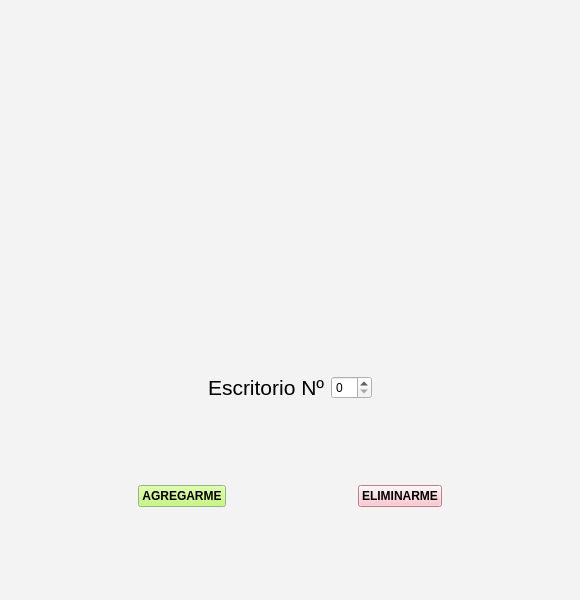
<?xml version="1.0" encoding="UTF-8"?>
<ui version="4.0">
 <class>Widget</class>
 <widget class="QWidget" name="Widget">
  <property name="geometry">
   <rect>
    <x>0</x>
    <y>0</y>
    <width>580</width>
    <height>600</height>
   </rect>
  </property>
  <property name="minimumSize">
   <size>
    <width>500</width>
    <height>500</height>
   </size>
  </property>
  <property name="maximumSize">
   <size>
    <width>600</width>
    <height>600</height>
   </size>
  </property>
  <property name="palette">
   <palette>
    <active>
     <colorrole role="WindowText">
      <brush brushstyle="SolidPattern">
       <color alpha="255">
        <red>0</red>
        <green>0</green>
        <blue>0</blue>
       </color>
      </brush>
     </colorrole>
     <colorrole role="Button">
      <brush brushstyle="SolidPattern">
       <color alpha="255">
        <red>243</red>
        <green>243</green>
        <blue>243</blue>
       </color>
      </brush>
     </colorrole>
     <colorrole role="Light">
      <brush brushstyle="SolidPattern">
       <color alpha="255">
        <red>255</red>
        <green>255</green>
        <blue>255</blue>
       </color>
      </brush>
     </colorrole>
     <colorrole role="Midlight">
      <brush brushstyle="SolidPattern">
       <color alpha="255">
        <red>249</red>
        <green>249</green>
        <blue>249</blue>
       </color>
      </brush>
     </colorrole>
     <colorrole role="Dark">
      <brush brushstyle="SolidPattern">
       <color alpha="255">
        <red>121</red>
        <green>121</green>
        <blue>121</blue>
       </color>
      </brush>
     </colorrole>
     <colorrole role="Mid">
      <brush brushstyle="SolidPattern">
       <color alpha="255">
        <red>162</red>
        <green>162</green>
        <blue>162</blue>
       </color>
      </brush>
     </colorrole>
     <colorrole role="Text">
      <brush brushstyle="SolidPattern">
       <color alpha="255">
        <red>0</red>
        <green>0</green>
        <blue>0</blue>
       </color>
      </brush>
     </colorrole>
     <colorrole role="BrightText">
      <brush brushstyle="SolidPattern">
       <color alpha="255">
        <red>255</red>
        <green>255</green>
        <blue>255</blue>
       </color>
      </brush>
     </colorrole>
     <colorrole role="ButtonText">
      <brush brushstyle="SolidPattern">
       <color alpha="255">
        <red>0</red>
        <green>0</green>
        <blue>0</blue>
       </color>
      </brush>
     </colorrole>
     <colorrole role="Base">
      <brush brushstyle="SolidPattern">
       <color alpha="255">
        <red>255</red>
        <green>255</green>
        <blue>255</blue>
       </color>
      </brush>
     </colorrole>
     <colorrole role="Window">
      <brush brushstyle="SolidPattern">
       <color alpha="255">
        <red>243</red>
        <green>243</green>
        <blue>243</blue>
       </color>
      </brush>
     </colorrole>
     <colorrole role="Shadow">
      <brush brushstyle="SolidPattern">
       <color alpha="255">
        <red>0</red>
        <green>0</green>
        <blue>0</blue>
       </color>
      </brush>
     </colorrole>
     <colorrole role="AlternateBase">
      <brush brushstyle="SolidPattern">
       <color alpha="255">
        <red>249</red>
        <green>249</green>
        <blue>249</blue>
       </color>
      </brush>
     </colorrole>
     <colorrole role="ToolTipBase">
      <brush brushstyle="SolidPattern">
       <color alpha="255">
        <red>255</red>
        <green>255</green>
        <blue>220</blue>
       </color>
      </brush>
     </colorrole>
     <colorrole role="ToolTipText">
      <brush brushstyle="SolidPattern">
       <color alpha="255">
        <red>0</red>
        <green>0</green>
        <blue>0</blue>
       </color>
      </brush>
     </colorrole>
    </active>
    <inactive>
     <colorrole role="WindowText">
      <brush brushstyle="SolidPattern">
       <color alpha="255">
        <red>0</red>
        <green>0</green>
        <blue>0</blue>
       </color>
      </brush>
     </colorrole>
     <colorrole role="Button">
      <brush brushstyle="SolidPattern">
       <color alpha="255">
        <red>243</red>
        <green>243</green>
        <blue>243</blue>
       </color>
      </brush>
     </colorrole>
     <colorrole role="Light">
      <brush brushstyle="SolidPattern">
       <color alpha="255">
        <red>255</red>
        <green>255</green>
        <blue>255</blue>
       </color>
      </brush>
     </colorrole>
     <colorrole role="Midlight">
      <brush brushstyle="SolidPattern">
       <color alpha="255">
        <red>249</red>
        <green>249</green>
        <blue>249</blue>
       </color>
      </brush>
     </colorrole>
     <colorrole role="Dark">
      <brush brushstyle="SolidPattern">
       <color alpha="255">
        <red>121</red>
        <green>121</green>
        <blue>121</blue>
       </color>
      </brush>
     </colorrole>
     <colorrole role="Mid">
      <brush brushstyle="SolidPattern">
       <color alpha="255">
        <red>162</red>
        <green>162</green>
        <blue>162</blue>
       </color>
      </brush>
     </colorrole>
     <colorrole role="Text">
      <brush brushstyle="SolidPattern">
       <color alpha="255">
        <red>0</red>
        <green>0</green>
        <blue>0</blue>
       </color>
      </brush>
     </colorrole>
     <colorrole role="BrightText">
      <brush brushstyle="SolidPattern">
       <color alpha="255">
        <red>255</red>
        <green>255</green>
        <blue>255</blue>
       </color>
      </brush>
     </colorrole>
     <colorrole role="ButtonText">
      <brush brushstyle="SolidPattern">
       <color alpha="255">
        <red>0</red>
        <green>0</green>
        <blue>0</blue>
       </color>
      </brush>
     </colorrole>
     <colorrole role="Base">
      <brush brushstyle="SolidPattern">
       <color alpha="255">
        <red>255</red>
        <green>255</green>
        <blue>255</blue>
       </color>
      </brush>
     </colorrole>
     <colorrole role="Window">
      <brush brushstyle="SolidPattern">
       <color alpha="255">
        <red>243</red>
        <green>243</green>
        <blue>243</blue>
       </color>
      </brush>
     </colorrole>
     <colorrole role="Shadow">
      <brush brushstyle="SolidPattern">
       <color alpha="255">
        <red>0</red>
        <green>0</green>
        <blue>0</blue>
       </color>
      </brush>
     </colorrole>
     <colorrole role="AlternateBase">
      <brush brushstyle="SolidPattern">
       <color alpha="255">
        <red>249</red>
        <green>249</green>
        <blue>249</blue>
       </color>
      </brush>
     </colorrole>
     <colorrole role="ToolTipBase">
      <brush brushstyle="SolidPattern">
       <color alpha="255">
        <red>255</red>
        <green>255</green>
        <blue>220</blue>
       </color>
      </brush>
     </colorrole>
     <colorrole role="ToolTipText">
      <brush brushstyle="SolidPattern">
       <color alpha="255">
        <red>0</red>
        <green>0</green>
        <blue>0</blue>
       </color>
      </brush>
     </colorrole>
    </inactive>
    <disabled>
     <colorrole role="WindowText">
      <brush brushstyle="SolidPattern">
       <color alpha="255">
        <red>121</red>
        <green>121</green>
        <blue>121</blue>
       </color>
      </brush>
     </colorrole>
     <colorrole role="Button">
      <brush brushstyle="SolidPattern">
       <color alpha="255">
        <red>243</red>
        <green>243</green>
        <blue>243</blue>
       </color>
      </brush>
     </colorrole>
     <colorrole role="Light">
      <brush brushstyle="SolidPattern">
       <color alpha="255">
        <red>255</red>
        <green>255</green>
        <blue>255</blue>
       </color>
      </brush>
     </colorrole>
     <colorrole role="Midlight">
      <brush brushstyle="SolidPattern">
       <color alpha="255">
        <red>249</red>
        <green>249</green>
        <blue>249</blue>
       </color>
      </brush>
     </colorrole>
     <colorrole role="Dark">
      <brush brushstyle="SolidPattern">
       <color alpha="255">
        <red>121</red>
        <green>121</green>
        <blue>121</blue>
       </color>
      </brush>
     </colorrole>
     <colorrole role="Mid">
      <brush brushstyle="SolidPattern">
       <color alpha="255">
        <red>162</red>
        <green>162</green>
        <blue>162</blue>
       </color>
      </brush>
     </colorrole>
     <colorrole role="Text">
      <brush brushstyle="SolidPattern">
       <color alpha="255">
        <red>121</red>
        <green>121</green>
        <blue>121</blue>
       </color>
      </brush>
     </colorrole>
     <colorrole role="BrightText">
      <brush brushstyle="SolidPattern">
       <color alpha="255">
        <red>255</red>
        <green>255</green>
        <blue>255</blue>
       </color>
      </brush>
     </colorrole>
     <colorrole role="ButtonText">
      <brush brushstyle="SolidPattern">
       <color alpha="255">
        <red>121</red>
        <green>121</green>
        <blue>121</blue>
       </color>
      </brush>
     </colorrole>
     <colorrole role="Base">
      <brush brushstyle="SolidPattern">
       <color alpha="255">
        <red>243</red>
        <green>243</green>
        <blue>243</blue>
       </color>
      </brush>
     </colorrole>
     <colorrole role="Window">
      <brush brushstyle="SolidPattern">
       <color alpha="255">
        <red>243</red>
        <green>243</green>
        <blue>243</blue>
       </color>
      </brush>
     </colorrole>
     <colorrole role="Shadow">
      <brush brushstyle="SolidPattern">
       <color alpha="255">
        <red>0</red>
        <green>0</green>
        <blue>0</blue>
       </color>
      </brush>
     </colorrole>
     <colorrole role="AlternateBase">
      <brush brushstyle="SolidPattern">
       <color alpha="255">
        <red>243</red>
        <green>243</green>
        <blue>243</blue>
       </color>
      </brush>
     </colorrole>
     <colorrole role="ToolTipBase">
      <brush brushstyle="SolidPattern">
       <color alpha="255">
        <red>255</red>
        <green>255</green>
        <blue>220</blue>
       </color>
      </brush>
     </colorrole>
     <colorrole role="ToolTipText">
      <brush brushstyle="SolidPattern">
       <color alpha="255">
        <red>0</red>
        <green>0</green>
        <blue>0</blue>
       </color>
      </brush>
     </colorrole>
    </disabled>
   </palette>
  </property>
  <property name="windowTitle">
   <string>Robomate LITE</string>
  </property>
  <property name="windowIcon">
   <iconset>
    <normaloff>../Descargas/robot.png</normaloff>../Descargas/robot.png</iconset>
  </property>
  <property name="autoFillBackground">
   <bool>false</bool>
  </property>
  <layout class="QVBoxLayout" name="verticalLayout">
   <item>
    <layout class="QHBoxLayout" name="horizontalLayout_3">
     <item>
      <widget class="QLabel" name="label_2">
       <property name="sizePolicy">
        <sizepolicy hsizetype="Maximum" vsizetype="Maximum">
         <horstretch>0</horstretch>
         <verstretch>0</verstretch>
        </sizepolicy>
       </property>
       <property name="minimumSize">
        <size>
         <width>50</width>
         <height>50</height>
        </size>
       </property>
       <property name="maximumSize">
        <size>
         <width>100</width>
         <height>100</height>
        </size>
       </property>
       <property name="text">
        <string/>
       </property>
       <property name="pixmap">
        <pixmap>../icons/robot.png</pixmap>
       </property>
       <property name="scaledContents">
        <bool>true</bool>
       </property>
      </widget>
     </item>
     <item>
      <widget class="QLabel" name="label_3">
       <property name="sizePolicy">
        <sizepolicy hsizetype="Minimum" vsizetype="Minimum">
         <horstretch>0</horstretch>
         <verstretch>0</verstretch>
        </sizepolicy>
       </property>
       <property name="minimumSize">
        <size>
         <width>100</width>
         <height>50</height>
        </size>
       </property>
       <property name="maximumSize">
        <size>
         <width>400</width>
         <height>200</height>
        </size>
       </property>
       <property name="text">
        <string/>
       </property>
       <property name="pixmap">
        <pixmap>../icons/LogoMakr-7IYlrT.png</pixmap>
       </property>
       <property name="scaledContents">
        <bool>true</bool>
       </property>
      </widget>
     </item>
    </layout>
   </item>
   <item>
    <layout class="QHBoxLayout" name="horizontalLayout">
     <item>
      <spacer name="horizontalSpacer_5">
       <property name="orientation">
        <enum>Qt::Horizontal</enum>
       </property>
       <property name="sizeHint" stdset="0">
        <size>
         <width>40</width>
         <height>20</height>
        </size>
       </property>
      </spacer>
     </item>
     <item>
      <widget class="QLabel" name="label">
       <property name="font">
        <font>
         <family>Ubuntu</family>
         <pointsize>16</pointsize>
         <weight>50</weight>
         <bold>false</bold>
        </font>
       </property>
       <property name="text">
        <string>Escritorio Nº</string>
       </property>
      </widget>
     </item>
     <item>
      <widget class="QSpinBox" name="spinBox"/>
     </item>
     <item>
      <spacer name="horizontalSpacer">
       <property name="orientation">
        <enum>Qt::Horizontal</enum>
       </property>
       <property name="sizeHint" stdset="0">
        <size>
         <width>40</width>
         <height>20</height>
        </size>
       </property>
      </spacer>
     </item>
    </layout>
   </item>
   <item>
    <layout class="QHBoxLayout" name="horizontalLayout_2">
     <item>
      <spacer name="horizontalSpacer_2">
       <property name="orientation">
        <enum>Qt::Horizontal</enum>
       </property>
       <property name="sizeHint" stdset="0">
        <size>
         <width>40</width>
         <height>20</height>
        </size>
       </property>
      </spacer>
     </item>
     <item>
      <widget class="QPushButton" name="pushButton_1">
       <property name="palette">
        <palette>
         <active>
          <colorrole role="WindowText">
           <brush brushstyle="SolidPattern">
            <color alpha="255">
             <red>0</red>
             <green>0</green>
             <blue>0</blue>
            </color>
           </brush>
          </colorrole>
          <colorrole role="Button">
           <brush brushstyle="SolidPattern">
            <color alpha="255">
             <red>185</red>
             <green>246</green>
             <blue>98</blue>
            </color>
           </brush>
          </colorrole>
          <colorrole role="Light">
           <brush brushstyle="SolidPattern">
            <color alpha="255">
             <red>255</red>
             <green>255</green>
             <blue>255</blue>
            </color>
           </brush>
          </colorrole>
          <colorrole role="Midlight">
           <brush brushstyle="SolidPattern">
            <color alpha="255">
             <red>229</red>
             <green>255</green>
             <blue>213</blue>
            </color>
           </brush>
          </colorrole>
          <colorrole role="Dark">
           <brush brushstyle="SolidPattern">
            <color alpha="255">
             <red>102</red>
             <green>127</green>
             <blue>86</blue>
            </color>
           </brush>
          </colorrole>
          <colorrole role="Mid">
           <brush brushstyle="SolidPattern">
            <color alpha="255">
             <red>136</red>
             <green>170</green>
             <blue>115</blue>
            </color>
           </brush>
          </colorrole>
          <colorrole role="Text">
           <brush brushstyle="SolidPattern">
            <color alpha="255">
             <red>0</red>
             <green>0</green>
             <blue>0</blue>
            </color>
           </brush>
          </colorrole>
          <colorrole role="BrightText">
           <brush brushstyle="SolidPattern">
            <color alpha="255">
             <red>255</red>
             <green>255</green>
             <blue>255</blue>
            </color>
           </brush>
          </colorrole>
          <colorrole role="ButtonText">
           <brush brushstyle="SolidPattern">
            <color alpha="255">
             <red>0</red>
             <green>0</green>
             <blue>0</blue>
            </color>
           </brush>
          </colorrole>
          <colorrole role="Base">
           <brush brushstyle="SolidPattern">
            <color alpha="255">
             <red>255</red>
             <green>255</green>
             <blue>255</blue>
            </color>
           </brush>
          </colorrole>
          <colorrole role="Window">
           <brush brushstyle="SolidPattern">
            <color alpha="255">
             <red>204</red>
             <green>255</green>
             <blue>172</blue>
            </color>
           </brush>
          </colorrole>
          <colorrole role="Shadow">
           <brush brushstyle="SolidPattern">
            <color alpha="255">
             <red>0</red>
             <green>0</green>
             <blue>0</blue>
            </color>
           </brush>
          </colorrole>
          <colorrole role="AlternateBase">
           <brush brushstyle="SolidPattern">
            <color alpha="255">
             <red>229</red>
             <green>255</green>
             <blue>213</blue>
            </color>
           </brush>
          </colorrole>
          <colorrole role="ToolTipBase">
           <brush brushstyle="SolidPattern">
            <color alpha="255">
             <red>255</red>
             <green>255</green>
             <blue>220</blue>
            </color>
           </brush>
          </colorrole>
          <colorrole role="ToolTipText">
           <brush brushstyle="SolidPattern">
            <color alpha="255">
             <red>0</red>
             <green>0</green>
             <blue>0</blue>
            </color>
           </brush>
          </colorrole>
         </active>
         <inactive>
          <colorrole role="WindowText">
           <brush brushstyle="SolidPattern">
            <color alpha="255">
             <red>0</red>
             <green>0</green>
             <blue>0</blue>
            </color>
           </brush>
          </colorrole>
          <colorrole role="Button">
           <brush brushstyle="SolidPattern">
            <color alpha="255">
             <red>185</red>
             <green>246</green>
             <blue>98</blue>
            </color>
           </brush>
          </colorrole>
          <colorrole role="Light">
           <brush brushstyle="SolidPattern">
            <color alpha="255">
             <red>255</red>
             <green>255</green>
             <blue>255</blue>
            </color>
           </brush>
          </colorrole>
          <colorrole role="Midlight">
           <brush brushstyle="SolidPattern">
            <color alpha="255">
             <red>229</red>
             <green>255</green>
             <blue>213</blue>
            </color>
           </brush>
          </colorrole>
          <colorrole role="Dark">
           <brush brushstyle="SolidPattern">
            <color alpha="255">
             <red>102</red>
             <green>127</green>
             <blue>86</blue>
            </color>
           </brush>
          </colorrole>
          <colorrole role="Mid">
           <brush brushstyle="SolidPattern">
            <color alpha="255">
             <red>136</red>
             <green>170</green>
             <blue>115</blue>
            </color>
           </brush>
          </colorrole>
          <colorrole role="Text">
           <brush brushstyle="SolidPattern">
            <color alpha="255">
             <red>0</red>
             <green>0</green>
             <blue>0</blue>
            </color>
           </brush>
          </colorrole>
          <colorrole role="BrightText">
           <brush brushstyle="SolidPattern">
            <color alpha="255">
             <red>255</red>
             <green>255</green>
             <blue>255</blue>
            </color>
           </brush>
          </colorrole>
          <colorrole role="ButtonText">
           <brush brushstyle="SolidPattern">
            <color alpha="255">
             <red>0</red>
             <green>0</green>
             <blue>0</blue>
            </color>
           </brush>
          </colorrole>
          <colorrole role="Base">
           <brush brushstyle="SolidPattern">
            <color alpha="255">
             <red>255</red>
             <green>255</green>
             <blue>255</blue>
            </color>
           </brush>
          </colorrole>
          <colorrole role="Window">
           <brush brushstyle="SolidPattern">
            <color alpha="255">
             <red>204</red>
             <green>255</green>
             <blue>172</blue>
            </color>
           </brush>
          </colorrole>
          <colorrole role="Shadow">
           <brush brushstyle="SolidPattern">
            <color alpha="255">
             <red>0</red>
             <green>0</green>
             <blue>0</blue>
            </color>
           </brush>
          </colorrole>
          <colorrole role="AlternateBase">
           <brush brushstyle="SolidPattern">
            <color alpha="255">
             <red>229</red>
             <green>255</green>
             <blue>213</blue>
            </color>
           </brush>
          </colorrole>
          <colorrole role="ToolTipBase">
           <brush brushstyle="SolidPattern">
            <color alpha="255">
             <red>255</red>
             <green>255</green>
             <blue>220</blue>
            </color>
           </brush>
          </colorrole>
          <colorrole role="ToolTipText">
           <brush brushstyle="SolidPattern">
            <color alpha="255">
             <red>0</red>
             <green>0</green>
             <blue>0</blue>
            </color>
           </brush>
          </colorrole>
         </inactive>
         <disabled>
          <colorrole role="WindowText">
           <brush brushstyle="SolidPattern">
            <color alpha="255">
             <red>102</red>
             <green>127</green>
             <blue>86</blue>
            </color>
           </brush>
          </colorrole>
          <colorrole role="Button">
           <brush brushstyle="SolidPattern">
            <color alpha="255">
             <red>185</red>
             <green>246</green>
             <blue>98</blue>
            </color>
           </brush>
          </colorrole>
          <colorrole role="Light">
           <brush brushstyle="SolidPattern">
            <color alpha="255">
             <red>255</red>
             <green>255</green>
             <blue>255</blue>
            </color>
           </brush>
          </colorrole>
          <colorrole role="Midlight">
           <brush brushstyle="SolidPattern">
            <color alpha="255">
             <red>229</red>
             <green>255</green>
             <blue>213</blue>
            </color>
           </brush>
          </colorrole>
          <colorrole role="Dark">
           <brush brushstyle="SolidPattern">
            <color alpha="255">
             <red>102</red>
             <green>127</green>
             <blue>86</blue>
            </color>
           </brush>
          </colorrole>
          <colorrole role="Mid">
           <brush brushstyle="SolidPattern">
            <color alpha="255">
             <red>136</red>
             <green>170</green>
             <blue>115</blue>
            </color>
           </brush>
          </colorrole>
          <colorrole role="Text">
           <brush brushstyle="SolidPattern">
            <color alpha="255">
             <red>102</red>
             <green>127</green>
             <blue>86</blue>
            </color>
           </brush>
          </colorrole>
          <colorrole role="BrightText">
           <brush brushstyle="SolidPattern">
            <color alpha="255">
             <red>255</red>
             <green>255</green>
             <blue>255</blue>
            </color>
           </brush>
          </colorrole>
          <colorrole role="ButtonText">
           <brush brushstyle="SolidPattern">
            <color alpha="255">
             <red>102</red>
             <green>127</green>
             <blue>86</blue>
            </color>
           </brush>
          </colorrole>
          <colorrole role="Base">
           <brush brushstyle="SolidPattern">
            <color alpha="255">
             <red>204</red>
             <green>255</green>
             <blue>172</blue>
            </color>
           </brush>
          </colorrole>
          <colorrole role="Window">
           <brush brushstyle="SolidPattern">
            <color alpha="255">
             <red>204</red>
             <green>255</green>
             <blue>172</blue>
            </color>
           </brush>
          </colorrole>
          <colorrole role="Shadow">
           <brush brushstyle="SolidPattern">
            <color alpha="255">
             <red>0</red>
             <green>0</green>
             <blue>0</blue>
            </color>
           </brush>
          </colorrole>
          <colorrole role="AlternateBase">
           <brush brushstyle="SolidPattern">
            <color alpha="255">
             <red>204</red>
             <green>255</green>
             <blue>172</blue>
            </color>
           </brush>
          </colorrole>
          <colorrole role="ToolTipBase">
           <brush brushstyle="SolidPattern">
            <color alpha="255">
             <red>255</red>
             <green>255</green>
             <blue>220</blue>
            </color>
           </brush>
          </colorrole>
          <colorrole role="ToolTipText">
           <brush brushstyle="SolidPattern">
            <color alpha="255">
             <red>0</red>
             <green>0</green>
             <blue>0</blue>
            </color>
           </brush>
          </colorrole>
         </disabled>
        </palette>
       </property>
       <property name="font">
        <font>
         <family>Ubuntu</family>
         <weight>75</weight>
         <italic>false</italic>
         <bold>true</bold>
         <underline>false</underline>
         <strikeout>false</strikeout>
         <kerning>true</kerning>
        </font>
       </property>
       <property name="text">
        <string>AGREGARME</string>
       </property>
       <property name="icon">
        <iconset>
         <normaloff>../icons/mate.png</normaloff>../icons/mate.png</iconset>
       </property>
       <property name="iconSize">
        <size>
         <width>40</width>
         <height>40</height>
        </size>
       </property>
       <property name="default">
        <bool>false</bool>
       </property>
       <property name="flat">
        <bool>false</bool>
       </property>
      </widget>
     </item>
     <item>
      <spacer name="horizontalSpacer_4">
       <property name="orientation">
        <enum>Qt::Horizontal</enum>
       </property>
       <property name="sizeHint" stdset="0">
        <size>
         <width>40</width>
         <height>20</height>
        </size>
       </property>
      </spacer>
     </item>
     <item>
      <widget class="QPushButton" name="pushButton_2">
       <property name="palette">
        <palette>
         <active>
          <colorrole role="WindowText">
           <brush brushstyle="SolidPattern">
            <color alpha="255">
             <red>0</red>
             <green>0</green>
             <blue>0</blue>
            </color>
           </brush>
          </colorrole>
          <colorrole role="Button">
           <brush brushstyle="SolidPattern">
            <color alpha="255">
             <red>255</red>
             <green>181</green>
             <blue>191</blue>
            </color>
           </brush>
          </colorrole>
          <colorrole role="Light">
           <brush brushstyle="SolidPattern">
            <color alpha="255">
             <red>255</red>
             <green>255</green>
             <blue>255</blue>
            </color>
           </brush>
          </colorrole>
          <colorrole role="Midlight">
           <brush brushstyle="SolidPattern">
            <color alpha="255">
             <red>255</red>
             <green>218</green>
             <blue>223</blue>
            </color>
           </brush>
          </colorrole>
          <colorrole role="Dark">
           <brush brushstyle="SolidPattern">
            <color alpha="255">
             <red>127</red>
             <green>90</green>
             <blue>95</blue>
            </color>
           </brush>
          </colorrole>
          <colorrole role="Mid">
           <brush brushstyle="SolidPattern">
            <color alpha="255">
             <red>170</red>
             <green>121</green>
             <blue>127</blue>
            </color>
           </brush>
          </colorrole>
          <colorrole role="Text">
           <brush brushstyle="SolidPattern">
            <color alpha="255">
             <red>0</red>
             <green>0</green>
             <blue>0</blue>
            </color>
           </brush>
          </colorrole>
          <colorrole role="BrightText">
           <brush brushstyle="SolidPattern">
            <color alpha="255">
             <red>255</red>
             <green>255</green>
             <blue>255</blue>
            </color>
           </brush>
          </colorrole>
          <colorrole role="ButtonText">
           <brush brushstyle="SolidPattern">
            <color alpha="255">
             <red>0</red>
             <green>0</green>
             <blue>0</blue>
            </color>
           </brush>
          </colorrole>
          <colorrole role="Base">
           <brush brushstyle="SolidPattern">
            <color alpha="255">
             <red>255</red>
             <green>255</green>
             <blue>255</blue>
            </color>
           </brush>
          </colorrole>
          <colorrole role="Window">
           <brush brushstyle="SolidPattern">
            <color alpha="255">
             <red>255</red>
             <green>181</green>
             <blue>191</blue>
            </color>
           </brush>
          </colorrole>
          <colorrole role="Shadow">
           <brush brushstyle="SolidPattern">
            <color alpha="255">
             <red>0</red>
             <green>0</green>
             <blue>0</blue>
            </color>
           </brush>
          </colorrole>
          <colorrole role="AlternateBase">
           <brush brushstyle="SolidPattern">
            <color alpha="255">
             <red>255</red>
             <green>218</green>
             <blue>223</blue>
            </color>
           </brush>
          </colorrole>
          <colorrole role="ToolTipBase">
           <brush brushstyle="SolidPattern">
            <color alpha="255">
             <red>255</red>
             <green>255</green>
             <blue>220</blue>
            </color>
           </brush>
          </colorrole>
          <colorrole role="ToolTipText">
           <brush brushstyle="SolidPattern">
            <color alpha="255">
             <red>0</red>
             <green>0</green>
             <blue>0</blue>
            </color>
           </brush>
          </colorrole>
         </active>
         <inactive>
          <colorrole role="WindowText">
           <brush brushstyle="SolidPattern">
            <color alpha="255">
             <red>0</red>
             <green>0</green>
             <blue>0</blue>
            </color>
           </brush>
          </colorrole>
          <colorrole role="Button">
           <brush brushstyle="SolidPattern">
            <color alpha="255">
             <red>255</red>
             <green>181</green>
             <blue>191</blue>
            </color>
           </brush>
          </colorrole>
          <colorrole role="Light">
           <brush brushstyle="SolidPattern">
            <color alpha="255">
             <red>255</red>
             <green>255</green>
             <blue>255</blue>
            </color>
           </brush>
          </colorrole>
          <colorrole role="Midlight">
           <brush brushstyle="SolidPattern">
            <color alpha="255">
             <red>255</red>
             <green>218</green>
             <blue>223</blue>
            </color>
           </brush>
          </colorrole>
          <colorrole role="Dark">
           <brush brushstyle="SolidPattern">
            <color alpha="255">
             <red>127</red>
             <green>90</green>
             <blue>95</blue>
            </color>
           </brush>
          </colorrole>
          <colorrole role="Mid">
           <brush brushstyle="SolidPattern">
            <color alpha="255">
             <red>170</red>
             <green>121</green>
             <blue>127</blue>
            </color>
           </brush>
          </colorrole>
          <colorrole role="Text">
           <brush brushstyle="SolidPattern">
            <color alpha="255">
             <red>0</red>
             <green>0</green>
             <blue>0</blue>
            </color>
           </brush>
          </colorrole>
          <colorrole role="BrightText">
           <brush brushstyle="SolidPattern">
            <color alpha="255">
             <red>255</red>
             <green>255</green>
             <blue>255</blue>
            </color>
           </brush>
          </colorrole>
          <colorrole role="ButtonText">
           <brush brushstyle="SolidPattern">
            <color alpha="255">
             <red>0</red>
             <green>0</green>
             <blue>0</blue>
            </color>
           </brush>
          </colorrole>
          <colorrole role="Base">
           <brush brushstyle="SolidPattern">
            <color alpha="255">
             <red>255</red>
             <green>255</green>
             <blue>255</blue>
            </color>
           </brush>
          </colorrole>
          <colorrole role="Window">
           <brush brushstyle="SolidPattern">
            <color alpha="255">
             <red>255</red>
             <green>181</green>
             <blue>191</blue>
            </color>
           </brush>
          </colorrole>
          <colorrole role="Shadow">
           <brush brushstyle="SolidPattern">
            <color alpha="255">
             <red>0</red>
             <green>0</green>
             <blue>0</blue>
            </color>
           </brush>
          </colorrole>
          <colorrole role="AlternateBase">
           <brush brushstyle="SolidPattern">
            <color alpha="255">
             <red>255</red>
             <green>218</green>
             <blue>223</blue>
            </color>
           </brush>
          </colorrole>
          <colorrole role="ToolTipBase">
           <brush brushstyle="SolidPattern">
            <color alpha="255">
             <red>255</red>
             <green>255</green>
             <blue>220</blue>
            </color>
           </brush>
          </colorrole>
          <colorrole role="ToolTipText">
           <brush brushstyle="SolidPattern">
            <color alpha="255">
             <red>0</red>
             <green>0</green>
             <blue>0</blue>
            </color>
           </brush>
          </colorrole>
         </inactive>
         <disabled>
          <colorrole role="WindowText">
           <brush brushstyle="SolidPattern">
            <color alpha="255">
             <red>127</red>
             <green>90</green>
             <blue>95</blue>
            </color>
           </brush>
          </colorrole>
          <colorrole role="Button">
           <brush brushstyle="SolidPattern">
            <color alpha="255">
             <red>255</red>
             <green>181</green>
             <blue>191</blue>
            </color>
           </brush>
          </colorrole>
          <colorrole role="Light">
           <brush brushstyle="SolidPattern">
            <color alpha="255">
             <red>255</red>
             <green>255</green>
             <blue>255</blue>
            </color>
           </brush>
          </colorrole>
          <colorrole role="Midlight">
           <brush brushstyle="SolidPattern">
            <color alpha="255">
             <red>255</red>
             <green>218</green>
             <blue>223</blue>
            </color>
           </brush>
          </colorrole>
          <colorrole role="Dark">
           <brush brushstyle="SolidPattern">
            <color alpha="255">
             <red>127</red>
             <green>90</green>
             <blue>95</blue>
            </color>
           </brush>
          </colorrole>
          <colorrole role="Mid">
           <brush brushstyle="SolidPattern">
            <color alpha="255">
             <red>170</red>
             <green>121</green>
             <blue>127</blue>
            </color>
           </brush>
          </colorrole>
          <colorrole role="Text">
           <brush brushstyle="SolidPattern">
            <color alpha="255">
             <red>127</red>
             <green>90</green>
             <blue>95</blue>
            </color>
           </brush>
          </colorrole>
          <colorrole role="BrightText">
           <brush brushstyle="SolidPattern">
            <color alpha="255">
             <red>255</red>
             <green>255</green>
             <blue>255</blue>
            </color>
           </brush>
          </colorrole>
          <colorrole role="ButtonText">
           <brush brushstyle="SolidPattern">
            <color alpha="255">
             <red>127</red>
             <green>90</green>
             <blue>95</blue>
            </color>
           </brush>
          </colorrole>
          <colorrole role="Base">
           <brush brushstyle="SolidPattern">
            <color alpha="255">
             <red>255</red>
             <green>181</green>
             <blue>191</blue>
            </color>
           </brush>
          </colorrole>
          <colorrole role="Window">
           <brush brushstyle="SolidPattern">
            <color alpha="255">
             <red>255</red>
             <green>181</green>
             <blue>191</blue>
            </color>
           </brush>
          </colorrole>
          <colorrole role="Shadow">
           <brush brushstyle="SolidPattern">
            <color alpha="255">
             <red>0</red>
             <green>0</green>
             <blue>0</blue>
            </color>
           </brush>
          </colorrole>
          <colorrole role="AlternateBase">
           <brush brushstyle="SolidPattern">
            <color alpha="255">
             <red>255</red>
             <green>181</green>
             <blue>191</blue>
            </color>
           </brush>
          </colorrole>
          <colorrole role="ToolTipBase">
           <brush brushstyle="SolidPattern">
            <color alpha="255">
             <red>255</red>
             <green>255</green>
             <blue>220</blue>
            </color>
           </brush>
          </colorrole>
          <colorrole role="ToolTipText">
           <brush brushstyle="SolidPattern">
            <color alpha="255">
             <red>0</red>
             <green>0</green>
             <blue>0</blue>
            </color>
           </brush>
          </colorrole>
         </disabled>
        </palette>
       </property>
       <property name="font">
        <font>
         <family>Ubuntu</family>
         <weight>75</weight>
         <italic>false</italic>
         <bold>true</bold>
         <underline>false</underline>
         <strikeout>false</strikeout>
         <kerning>true</kerning>
        </font>
       </property>
       <property name="text">
        <string>ELIMINARME</string>
       </property>
       <property name="icon">
        <iconset>
         <normaloff>../icons/sin-parar.png</normaloff>../icons/sin-parar.png</iconset>
       </property>
       <property name="iconSize">
        <size>
         <width>40</width>
         <height>40</height>
        </size>
       </property>
       <property name="default">
        <bool>false</bool>
       </property>
       <property name="flat">
        <bool>false</bool>
       </property>
      </widget>
     </item>
     <item>
      <spacer name="horizontalSpacer_3">
       <property name="orientation">
        <enum>Qt::Horizontal</enum>
       </property>
       <property name="sizeHint" stdset="0">
        <size>
         <width>40</width>
         <height>20</height>
        </size>
       </property>
      </spacer>
     </item>
    </layout>
   </item>
  </layout>
 </widget>
 <resources/>
 <connections/>
</ui>
